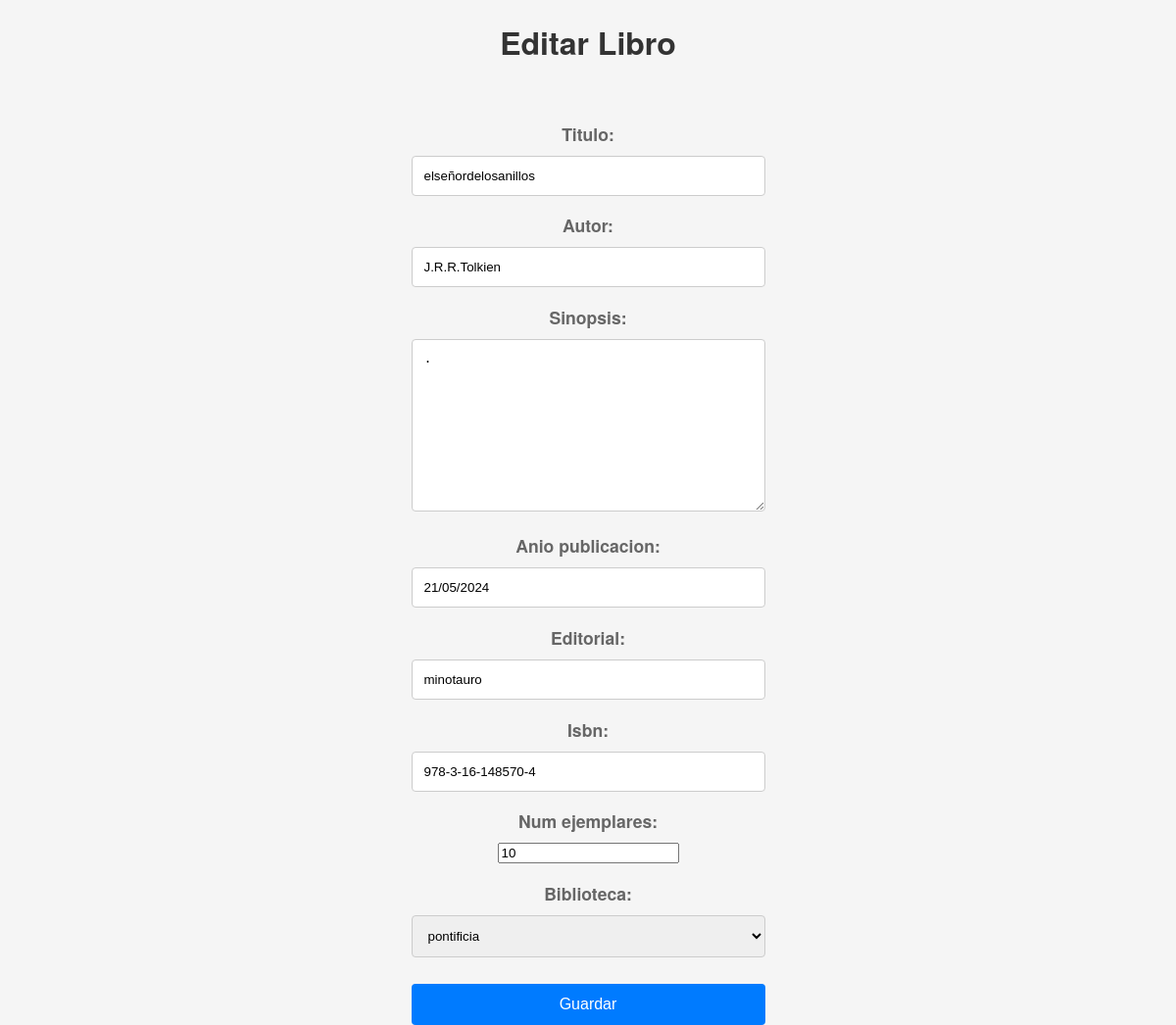
/polls/libros/editar/elseñordelosanillos/, run on the app's committed database.
### polls/models.py (models this page shows, shortened)
class Libro(models.Model):
    titulo = models.CharField(max_length=200)
    autor = models.CharField(max_length=200)
    sinopsis = models.TextField()
    anio_publicacion = models.DateField()
    editorial = models.CharField(max_length=200)
    isbn = models.CharField(
        max_length=17,
        validators=[RegexValidator(
            regex=r'^\d{1,5}-\d{1,7}-\d{1,7}-\d{1,7}-\d{1,7}$',
            message='El ISBN debe tener el formato 0-7645-2641-3.'
        )]
    )
    num_ejemplares = models.IntegerField()
    biblioteca = models.ForeignKey(Biblioteca, on_delete=models.CASCADE)

### polls/views.py (the view)
# urls.py: path('libros/editar/<str:titulo>/', views.editar_libro, name='editar_libro'),
def editar_libro(request, titulo):
    libro = get_object_or_404(Libro, titulo=titulo)
    if request.method == 'POST':
        form = LibroForm(request.POST, instance=libro)
        if form.is_valid():
            form.save()
            return redirect('listar_libros_de_biblioteca', nombre=libro.biblioteca.nombre)
    else:
        form = LibroForm(instance=libro)
    return render(request, 'editar_libro.html', {'form': form, 'libro': libro})

### polls/forms.py
class LibroForm(forms.ModelForm):
    class Meta:
        model = Libro
        fields = ['titulo', 'autor', 'sinopsis', 'anio_publicacion', 'editorial', 'isbn', 'num_ejemplares', 'biblioteca']

### polls/models.py (called while the page is built)
    def __str__(self):
        return self.nombre

### polls/templates/editar_libro.html (shortened to what this page needs)
{% load static %}
<!DOCTYPE html>
<html>
<head>
    <link rel="stylesheet" type="text/css" href="{% static './styles.css' %}">
</head>
<body>
    <h1>Editar Libro</h1>
    <form method="post">
        {{ form.as_p }}
        <button type="submit">Guardar</button>
    </form>
</body>
</html>

### polls/static/styles.css (style rules this page uses)
body { font-family: 'Helvetica Neue', Arial, sans-serif; margin: 0; padding: 0; background-color: #f5f5f5; display: flex; flex-direction: column; align-items: center; min-height: 100vh; }
h1 { color: #333; text-align: center; margin: 20px 0; }
p { font-size: 1.1em; text-align: center; color: #666; }
form { margin-top: 20px; }
label { display: block; margin-bottom: 5px; font-weight: bold; }
input[type="text"], input[type="email"], input[type="password"], textarea, select { width: 100%; padding: 12px; border: 1px solid #ccc; border-radius: 4px; box-sizing: border-box; margin-top: 5px; }
button { width: 100%; background-color: #007bff; color: #fff; border: none; padding: 12px; cursor: pointer; border-radius: 4px; font-size: 1em; margin-top: 10px; }

### data on the page
Libro: titulo "elseñordelosanillos", autor "J.R.R.Tolkien", sinopsis ".", anio_publicacion "21/05/2024", editorial "minotauro", isbn "978-3-16-148570-4", num_ejemplares "10", biblioteca "pontificia"
